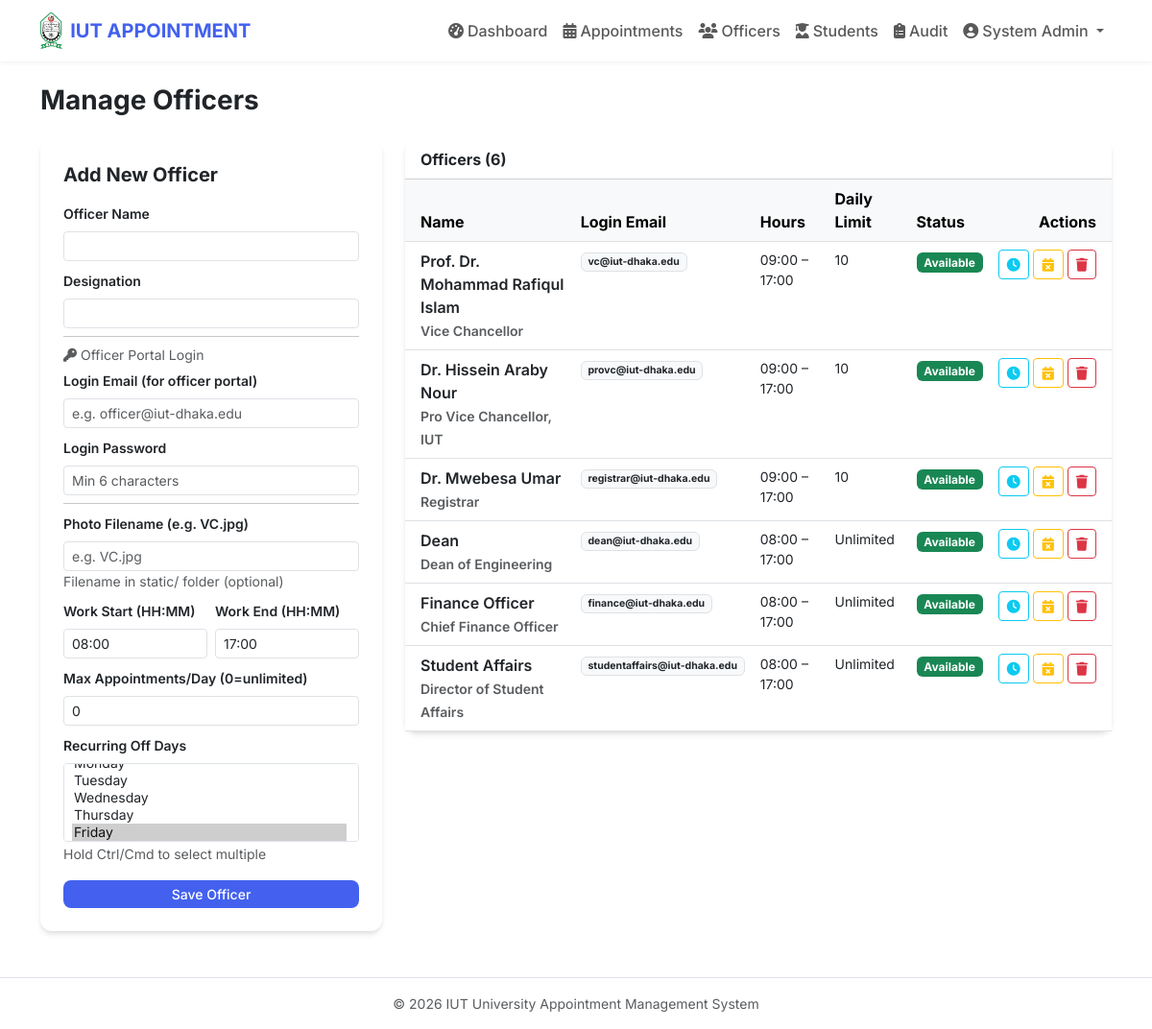
The app's page /admin/officers (signed in) with its own data.
### models.py (models this page shows, shortened)
class User(db.Model, UserMixin):
    id = db.Column(db.Integer, primary_key=True)
    name = db.Column(db.String(100), nullable=False)
    email = db.Column(db.String(120), unique=True, nullable=False)
    password = db.Column(db.String(200), nullable=False)
    role = db.Column(db.String(20), nullable=False, default='student')
    student_id_num = db.Column(db.String(50), nullable=True)
    department = db.Column(db.String(100), nullable=True)
    dark_mode = db.Column(db.Boolean, default=False)
    is_active = db.Column(db.Boolean, default=True)
    email_verified = db.Column(db.Boolean, default=False)
    email_verify_token = db.Column(db.String(64), nullable=True)
    failed_logins = db.Column(db.Integer, default=0)
    locked_until = db.Column(db.DateTime, nullable=True)
    created_at = db.Column(db.DateTime, default=lambda: datetime.now(timezone.utc))
    last_seen = db.Column(db.DateTime, default=lambda: datetime.now(timezone.utc))
    appointments = db.relationship('Appointment', backref='student_user', lazy=True)
    notifications = db.relationship('Notification', backref='user', lazy=True)

class Officer(db.Model):
    id = db.Column(db.Integer, primary_key=True)
    name = db.Column(db.String(100), nullable=False)
    designation = db.Column(db.String(100), nullable=False)
    bio = db.Column(db.Text, nullable=True)
    handles = db.Column(db.Text, nullable=True)   # comma-separated issues handled
    email = db.Column(db.String(120), nullable=True)
    room = db.Column(db.String(50), nullable=True)
    photo_url = db.Column(db.String(255), nullable=True)
    is_active = db.Column(db.Boolean, default=True)
    work_start = db.Column(db.String(5), default="08:00")
    work_end = db.Column(db.String(5), default="17:00")
    daily_limit = db.Column(db.Integer, default=0)
    recurring_off_days = db.Column(db.String(20), default="")
    unavailabilities = db.relationship('OfficerUnavailability', backref='officer', lazy=True, cascade='all, delete-orphan')
    working_hours = db.relationship('OfficerWorkingHours', backref='officer', lazy=True, cascade='all, delete-orphan')
    avg_appointment_duration = db.Column(db.Integer, default=15) # New: for waiting time prediction

### routes/admin.py (the view, shortened to what this page needs)
@admin_bp.route('/admin/officers', methods=['GET', 'POST'])
@login_required
@admin_required
def manage_officers():
    form = OfficerProfileForm()
    officers = Officer.query.all()
    today = datetime.now(timezone.utc).date()
    return render_template('admin/officers.html', officers=officers, form=form, today=today)

### app.py (called while the page is built)
@login_manager.user_loader
def load_user(user_id):
    return db.session.get(User, int(user_id))

@app.before_request
def check_session_timeout():
    if current_user.is_authenticated:
        last = session.get('last_activity')
        now = datetime.now(timezone.utc).timestamp()
        if last and (now - last) > 30 * 60:
            logout_user()
            session.clear()
            from flask import flash
            flash('Session expired due to inactivity.', 'warning')
            return redirect(url_for('auth.login'))
        session['last_activity'] = now
        session.permanent = True
        current_user.last_seen = datetime.now(timezone.utc)
        db.session.commit()

### routes/admin.py (called while the page is built)
def admin_required(f):
    from functools import wraps
    @wraps(f)
    def decorated(*args, **kwargs):
        if current_user.role not in ('admin', 'super_admin'):
            return redirect(url_for('index'))
        return f(*args, **kwargs)
    return decorated

### templates/admin/officers.html (shortened to what this page needs)
{% extends "layout.html" %}
{% block content %}
<h3 class="fw-bold mb-4">Manage Officers</h3>
<div class="row g-4">
  <div class="col-md-4">
    <div class="card p-4">
      <h5 class="fw-bold mb-3">Add New Officer</h5>
      <form method="POST">
        <div class="mb-2">{{ form.name.label(class="form-label small fw-semibold") }}{{ form.name(class="form-control form-control-sm") }}</div>
        <div class="mb-2">{{ form.designation.label(class="form-label small fw-semibold") }}{{ form.designation(class="form-control form-control-sm") }}</div>
        <hr class="my-2">
        <p class="small text-muted mb-1"><i class="fas fa-key me-1"></i>Officer Portal Login</p>
        <div class="mb-2">{{ form.login_email.label(class="form-label small fw-semibold") }}{{ form.login_email(class="form-control form-control-sm", placeholder="e.g. officer@iut-dhaka.edu") }}</div>
        <div class="mb-2">{{ form.login_password.label(class="form-label small fw-semibold") }}{{ form.login_password(class="form-control form-control-sm", placeholder="Min 6 characters") }}</div>
        <hr class="my-2">
        <div class="mb-2">{{ form.photo_url.label(class="form-label small fw-semibold") }}{{ form.photo_url(class="form-control form-control-sm", placeholder="e.g. VC.jpg") }}<small class="text-muted d-block">Filename in static/ folder (optional)</small></div>
        <div class="row g-2 mb-2">
          <div class="col-6">{{ form.work_start.label(class="form-label small fw-semibold") }}{{ form.work_start(class="form-control form-control-sm") }}</div>
          <div class="col-6">{{ form.work_end.label(class="form-label small fw-semibold") }}{{ form.work_end(class="form-control form-control-sm") }}</div>
        </div>
        <div class="mb-2">{{ form.daily_limit.label(class="form-label small fw-semibold") }}{{ form.daily_limit(class="form-control form-control-sm") }}</div>
        <div class="mb-3">
          {{ form.recurring_off_days.label(class="form-label small fw-semibold") }}
          {{ form.recurring_off_days(class="form-select form-select-sm", size=4) }}
          <small class="text-muted">Hold Ctrl/Cmd to select multiple</small>
        </div>
        <div class="d-grid">{{ form.submit(class="btn btn-primary btn-sm") }}</div>
      </form>
    </div>
  </div>
  <div class="col-md-8">
    <div class="card">
      <div class="card-header bg-transparent fw-bold">Officers ({{ officers|length }})</div>
      <div class="card-body p-0">
        <table class="table table-hover mb-0">
          <thead class="table-light">
            <tr>
              <th class="ps-3">Name</th>
              <th>Login Email</th>
              <th>Hours</th>
              <th>Daily Limit</th>
              <th>Status</th>
              <th class="text-end pe-3">Actions</th>
            </tr>
          </thead>
          <tbody>
          {% for officer in officers %}
          {% set current_unavail = namespace(found=None) %}
          {% for u in officer.unavailabilities %}
            {% if u.start_date <= today <= u.end_date %}{% set current_unavail.found = u %}{% endif %}
          {% endfor %}
          <tr>
            <td class="ps-3 fw-semibold">{{ officer.name }}<br><small class="text-muted">{{ officer.designation }}</small></td>
            <td class="small">
              {% if officer.email %}
                <span class="badge bg-light text-dark border">{{ officer.email }}</span>
              {% else %}
                <span class="text-muted fst-italic">No login</span>
              {% endif %}
            </td>
            <td class="small">{{ officer.work_start }} – {{ officer.work_end }}</td>
            <td class="small">{{ 'Unlimited' if officer.daily_limit == 0 else officer.daily_limit }}</td>
            <td>
              {% if current_unavail.found %}
                <span class="badge bg-danger">Unavailable until {{ current_unavail.found.end_date.strftime('%d %b') }}</span>
              {% else %}
                <span class="badge bg-success">Available</span>
              {% endif %}
            </td>
            <td class="text-end pe-3">
              <div class="d-flex gap-1 justify-content-end">
                <a href="{{ url_for('admin.manage_hours', officer_id=officer.id) }}" class="btn btn-xs btn-sm btn-outline-info" title="Working Hours"><i class="fas fa-clock"></i></a>
                <a href="{{ url_for('admin.manage_unavailability', officer_id=officer.id) }}" class="btn btn-xs btn-sm btn-outline-warning" title="Unavailability"><i class="fas fa-calendar-times"></i></a>
                <a href="{{ url_for('admin.delete_officer', officer_id=officer.id) }}" class="btn btn-xs btn-sm btn-outline-danger" onclick="return confirm('Delete officer and their login account?')"><i class="fas fa-trash"></i></a>
              </div>
            </td>
          </tr>
          {% endfor %}
          </tbody>
        </table>
      </div>
    </div>
    {% set no_login = [] %}
    {% for o in officers %}{% if not o.email %}{% set _ = no_login.append(o) %}{% endif %}{% endfor %}
  </div>
</div>
{% endblock %}

### templates/layout.html (shortened to what this page needs)
<!DOCTYPE html>
<html lang="en" data-bs-theme="{{ 'dark' if current_user.is_authenticated and current_user.dark_mode else 'light' }}">
<head>
    <link href="https://cdn.jsdelivr.net/npm/bootstrap@5.3.0/dist/css/bootstrap.min.css" rel="stylesheet">
    <link rel="stylesheet" href="https://cdnjs.cloudflare.com/ajax/libs/font-awesome/6.4.0/css/all.min.css">
</head>
<body>
<nav class="navbar navbar-expand-lg sticky-top">
    <div class="container">
        <a class="navbar-brand d-flex align-items-center" href="{{ url_for('index') }}">
            <img src="{{ url_for('static', filename='iut_logo.png') }}" alt="IUT" height="38" class="me-2" style="object-fit:contain;">
            IUT APPOINTMENT
        </a>
        <div class="collapse navbar-collapse" id="navbarNav">
            <ul class="navbar-nav ms-auto align-items-center">
                {% if current_user.is_authenticated %}
                    {% if current_user.role == 'super_admin' %}
                        <li class="nav-item"><a class="nav-link" href="{{ url_for('super_admin.dashboard') }}"><i class="fas fa-shield-alt me-1"></i>Control Panel</a></li>
                        <li class="nav-item"><a class="nav-link" href="{{ url_for('admin.dashboard') }}"><i class="fas fa-tachometer-alt me-1"></i>Admin View</a></li>
                        <li class="nav-item"><a class="nav-link" href="{{ url_for('super_admin.audit_log') }}"><i class="fas fa-history me-1"></i>Audit Log</a></li>
                    {% elif current_user.role == 'admin' %}
                        <li class="nav-item"><a class="nav-link" href="{{ url_for('admin.dashboard') }}"><i class="fas fa-tachometer-alt me-1"></i>Dashboard</a></li>
                        <li class="nav-item"><a class="nav-link" href="{{ url_for('admin.manage_appointments') }}"><i class="fas fa-calendar-alt me-1"></i>Appointments</a></li>
                        <li class="nav-item"><a class="nav-link" href="{{ url_for('admin.manage_officers') }}"><i class="fas fa-users me-1"></i>Officers</a></li>
                        <li class="nav-item"><a class="nav-link" href="{{ url_for('admin.manage_students') }}"><i class="fas fa-user-graduate me-1"></i>Students</a></li>
                        <li class="nav-item"><a class="nav-link" href="{{ url_for('admin.audit_log') }}"><i class="fas fa-clipboard-list me-1"></i>Audit</a></li>
                    {% endif %}
                    <li class="nav-item dropdown">
                        <a class="nav-link dropdown-toggle position-relative" href="#" data-bs-toggle="dropdown">
                            <i class="fas fa-user-circle me-1"></i>{{ current_user.name }}
                            {% set unread = current_user.notifications | selectattr('is_read','equalto',false) | list %}
                        </a>
                    </li>
                {% else %}
                    <li class="nav-item"><a class="nav-link" href="{{ url_for('auth.login') }}">Login</a></li>
                    <li class="nav-item"><a class="nav-link" href="{{ url_for('auth.register') }}">Register</a></li>
                {% endif %}
            </ul>
        </div>
    </div>
</nav>
<div class="container mt-4 mb-5">
    {% block content %}{% endblock %}
</div>
<footer class="py-3 text-center text-muted small border-top">
    &copy; 2026 IUT University Appointment Management System
</footer>
</body>
</html>

### templates/layout.html (style rules this page uses)
:root { --primary-color: #4361ee; --secondary-color: #3f37c9; --card-shadow: 0 4px 6px -1px rgba(0,0,0,.1), 0 2px 4px -1px rgba(0,0,0,.06); }
body { font-family: 'Inter', sans-serif; }
.navbar { box-shadow: 0 2px 4px rgba(0,0,0,.05); }
.navbar-brand { font-weight: 700; color: var(--primary-color) !important; }
.card { border: none; border-radius: 12px; box-shadow: var(--card-shadow); }
.btn-primary { background-color: var(--primary-color); border: none; border-radius: 8px; font-weight: 500; }
.nav-link { font-weight: 500; }

### records on screen
User: name "System Admin"
Officer: name "Prof. Dr. Mohammad Rafiqul Islam", designation "Vice Chancellor", email "vc@iut-dhaka.edu", work_start "09:00", work_end "17:00", daily_limit "10"
Officer: name "Dr. Hissein Araby Nour", designation "Pro Vice Chancellor, IUT", email "provc@iut-dhaka.edu", work_start "09:00", work_end "17:00", daily_limit "10"
Officer: name "Dr. Mwebesa Umar", designation "Registrar", email "registrar@iut-dhaka.edu", work_start "09:00", work_end "17:00", daily_limit "10"
Officer: name "Dean", designation "Dean of Engineering", email "dean@iut-dhaka.edu", work_start "08:00", work_end "17:00", daily_limit "Unlimited"
Officer: name "Finance Officer", designation "Chief Finance Officer", email "finance@iut-dhaka.edu", work_start "08:00", work_end "17:00", daily_limit "Unlimited"
Officer: name "Student Affairs", designation "Director of Student Affairs", email "studentaffairs@iut-dhaka.edu", work_start "08:00", work_end "17:00", daily_limit "Unlimited"

### other values on screen
{{ officers|length }} "6"
